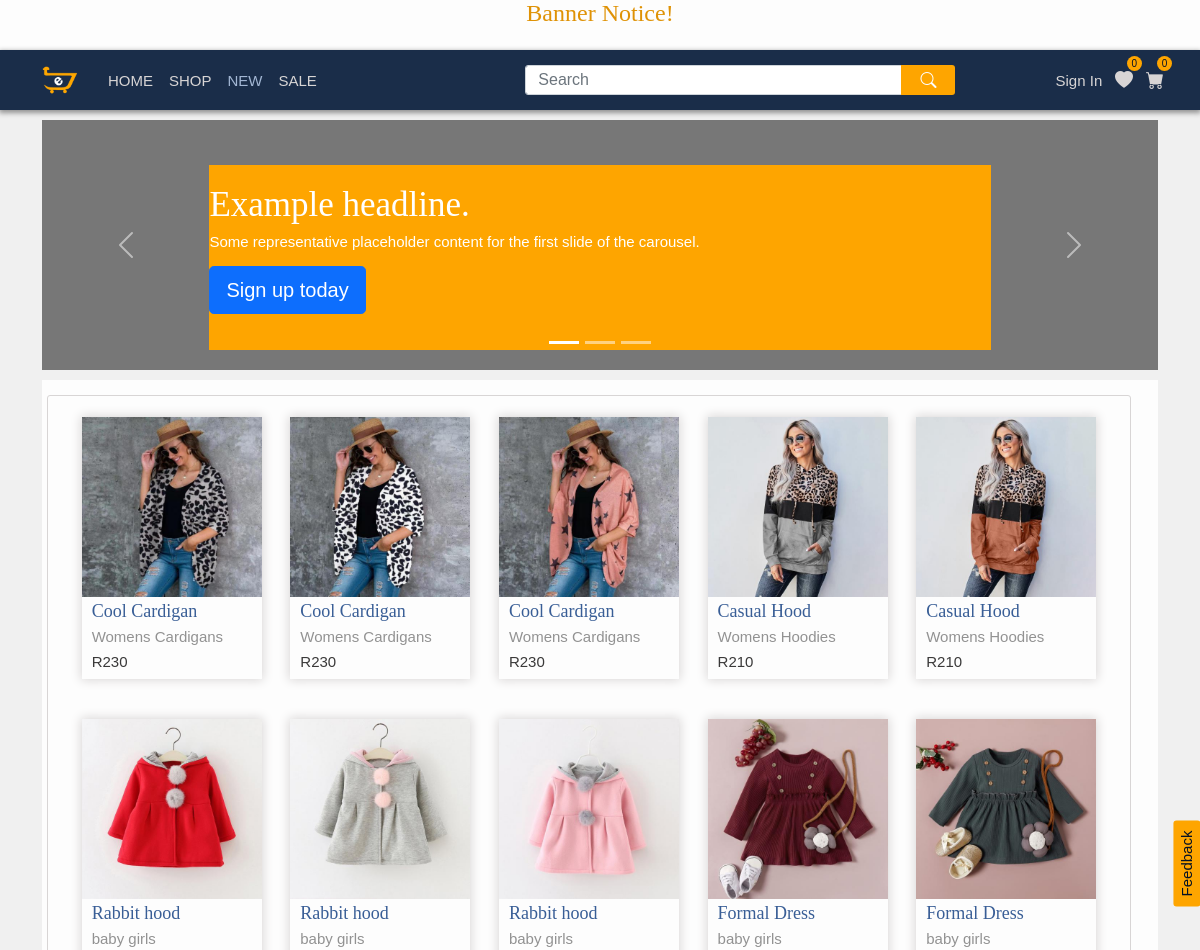
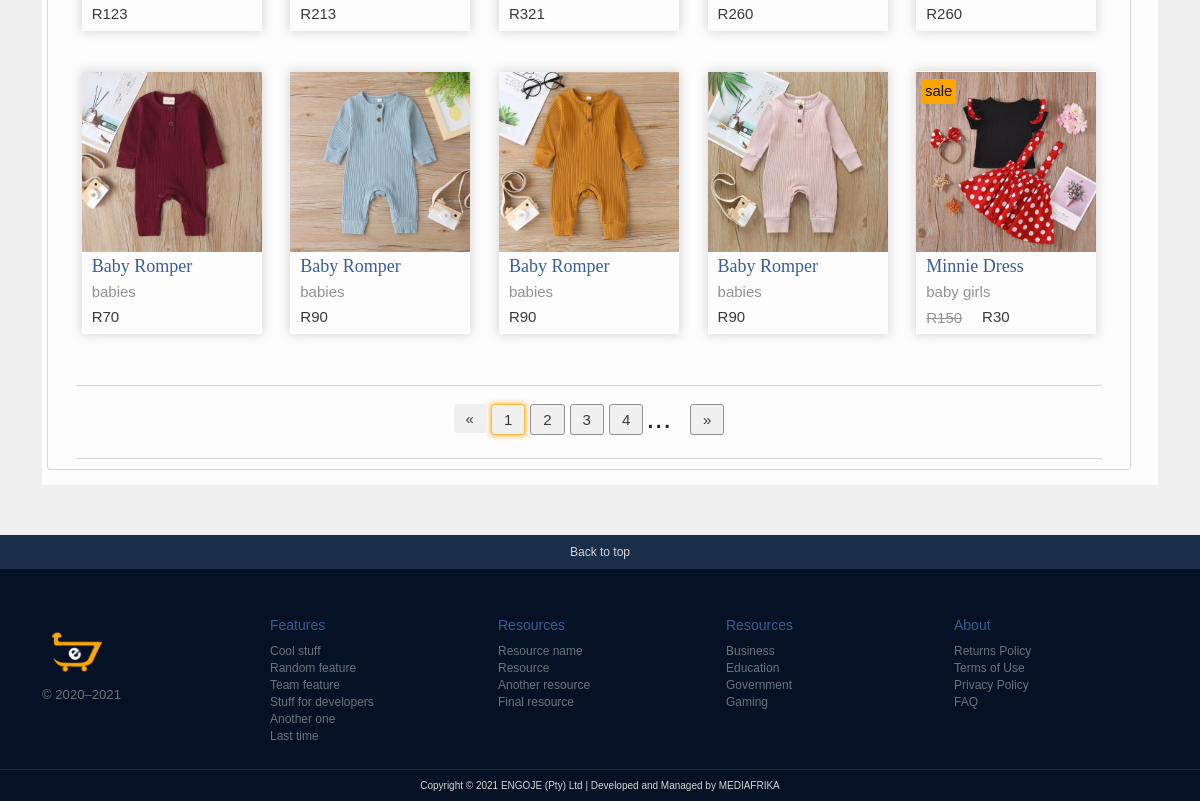
/new/index.php (signed in), run on the app's committed database (2 pictures, top to bottom).
### tables this page shows
CREATE TABLE `product_entry` (
  `product_entryId` int(11) NOT NULL,
  `productId` int(11) NOT NULL,
  `sizeId` int(11) NOT NULL,
  `colourId` int(11) NOT NULL,
  `categoryId` int(11) NOT NULL,
  `price` int(11) NOT NULL,
  `sku` varchar(36) NOT NULL,
  `amount` int(11) NOT NULL
);

CREATE TABLE `images` (
  `imageId` int(11) NOT NULL,
  `imageName` varchar(85) NOT NULL,
  `imagePath` varchar(225) NOT NULL DEFAULT 'no-image.png',
  `imagePath_tn` varchar(225) NOT NULL DEFAULT 'no-image-tn.png',
  `imagePrimary` int(1) NOT NULL,
  `product_entryId` int(11) NOT NULL
);

CREATE TABLE `products` (
  `productId` int(100) NOT NULL,
  `productName` varchar(13) NOT NULL,
  `productShortDescr` varchar(60) NOT NULL,
  `productDescription` varchar(256) NOT NULL,
  `productCreationDate` timestamp NOT NULL DEFAULT current_timestamp() ON UPDATE current_timestamp(),
  `productTags` varchar(256) DEFAULT NULL
);

CREATE TABLE `categories` (
  `categoryId` int(100) NOT NULL,
  `categoryName` varchar(22) NOT NULL
);

CREATE TABLE `sale` (
  `saleId` int(11) NOT NULL,
  `salePrice` int(11) DEFAULT NULL,
  `salePeriod` int(11) NOT NULL DEFAULT 30,
  `saleStart` timestamp NOT NULL DEFAULT current_timestamp(),
  `product_entryId` int(11) NOT NULL,
  `saleMarkDown` int(2) DEFAULT NULL
);

### new/index.php (called while the page is built, shortened)
<?php
require_once '../library/functions.php';
require_once '../model/shop-model.php';
$saleItems = getSaleItems();
$lim = 4;
$offset = 0;
$products = getNewShopProducts($lim, $offset);
$productsQty = count($products);
$productsDisplay = buildproductsDisplay($products, $offset, $lim, $productsQty, $saleItems);
include '../view/new.php';

### model/shop-model.php (called while the page is built, shortened)
<?php
function getNewShopProducts(){
    $db = engojeConnect();
    $sql = 'SELECT* FROM product_entry
                    JOIN images ON product_entry.product_entryId = images.product_entryId
                    JOIN products ON product_entry.productId = products.productId
                    JOIN categories ON product_entry.categoryId = categories.categoryId
                    JOIN colour ON product_entry.colourId = colour.colourId
                    JOIN size ON product_entry.sizeId = size.sizeId
                    WHERE images.imagePrimary = 1 ORDER BY products.productCreationDate DESC';
    $stmt = $db->prepare($sql);
    $stmt->execute();
    $productData = $stmt->fetchAll(PDO::FETCH_ASSOC);
    return $productData;
}
function getSaleItems(){
    $db = engojeConnect();
    $sql = 'SELECT product_entryId, saleId, salePrice, salePeriod, saleStart FROM sale';
    $stmt = $db->prepare($sql);
    $stmt->execute();
    $saleItems = $stmt->fetchAll(PDO::FETCH_ASSOC);
    return $saleItems;
}

### library/functions.php (the view, shortened to what this page needs)
<?php
function buildproductDisplay($product, $saleItems){
    $path = $product['imagePath'];
    if(!empty($saleItems)){
        foreach($saleItems as $saleItem){
            $today = new DateTime();
            $today->format('U');
            $saleStart = new DateTime($saleItem['saleStart']);
            $saleStart->format('Y-m-d H:i:s');
            $interval = [date_diff($today, $saleStart)];
            $days = ($interval[0]->h)/24;
            if($product['product_entryId'] == $saleItem['product_entryId'] && $days < $interval){
                $dv  = "<div  class='product'><a href='/engoje/shop?action=product&productId=$product[productId]&product_entryId=$product[product_entryId]&colour=$product[colour]' ><div id='sale$product[product_entryId]' class='sale-circle'>sale</div><img class='sale' src='$path' alt='".$product['productName']."' /></a>";
                $dv .= "<a href='/engoje/shop?action=product&productId=$product[productId]&product_entryId=$product[product_entryId]&colour=$product[colour]' class='productName-link'><h4 class='productName'>$product[productName]</h4></a>";
                $dv .= "<p  class='productCategory'>$product[categoryName]</p>";
                $dv .= "<div class='sale-prices-container'><h4 class='productPrice strike-through' >R$product[price]</h4><h4 class='productPrice' >R$saleItem[salePrice]</h4></div></div>";
            }else{
                $dv  = "<div  class='product'><a href='/engoje/shop?action=product&productId=$product[productId]&product_entryId=$product[product_entryId]&colour=$product[colour]' ><div id='sale$product[product_entryId]' class='hidden sale-circle'>sale</div>
                <picture>
                    <source src='/engoje/images/placeholder.png' />
                    <img src='$path' alt='".$product['productName']."' loading='lazy' />
                </picture>
                </a>";
                $dv .= "<a href='/engoje/shop?action=product&productId=$product[productId]&product_entryId=$product[product_entryId]&colour=$product[colour]' class='productName-link'><h4 class='productName'>$product[productName]</h4></a>";
                $dv .= "<p  class='productCategory'>$product[categoryName]</p>";
                $dv .= "<div class='sale-prices-container'><h4 class='productPrice' >R$product[price]</h4><h4 class='hidden productPrice' >R$product[price]</h4></div></div>";
            }
        }
        return $dv;
    }
}
function buildproductsDisplay($products, $offset, $lim, $productsQty, $saleItems){
    $pageNum = ($offset+$lim)/$lim;
    $possiblePages = ceil($productsQty/$lim);
    $dv  ="";
    $dv .="<div class='shop-products'>";
    if(isset($products)){
        foreach($products as $product){
            $dv .= buildproductDisplay($product, $saleItems);
        }
    }
    $noborderPaginationP = '';
    $prevLink = "/engoje/shop/?action=prev&offset=$offset";
    $noborderPaginationN = '';
    $nextLink = "/engoje/shop/?action=next&offset=$offset";
    if($pageNum == $possiblePages){
        $noborderPaginationN = 'disabled';
        $nextLink = "#";
    }else if($pageNum == 1){
        $noborderPaginationP = 'disabled';
        $prevLink = "#";
    }
    $dv .="</div>";
    $dv .= "<nav class='pagination' aria-label='Page navigation example'>
                <ul class='pagination'>
                    <li class='page-item  $noborderPaginationP'>
                        <a class='page-link pagination prev $noborderPaginationP' href='$prevLink' aria-label='Previous'>
                        <span aria-hidden='true'>&laquo;</span>
                        </a>
                    </li>";
    for($i = $pageNum; $i < $pageNum+4; $i++){
        $focus = '';
        $numOffset = (($i+1)*$lim)-$lim;
        if($pageNum == $i){
            $focus = 'active';
        }
        if($i <= $possiblePages){
            $dv .= "<li class='page-item'><a class='page-link pagination pagination-number $focus' href='/engoje/shop/?action=prev&offset=$numOffset'> $i </a></li>";
        }
    }
    if($possiblePages > $pageNum){
        $dv .= "<h2>... &nbsp</h2>";
    }
    $dv .= "<li class='page-item $noborderPaginationN'>
                <a class='page-link pagination next $noborderPaginationN' href='$nextLink' aria-label='Next'>
                <span aria-hidden='true'>&raquo;</span>
                </a>
            </li>
        </ul>
    </nav>";
return $dv;
}

### data on the page
product_entry: images.imagePath (picture), productId.productName "Cool Cardigan", categoryId.categoryName "Womens Cardigans", price "230"
product_entry: images.imagePath (picture), productId.productName "Cool Cardigan", categoryId.categoryName "Womens Cardigans", price "230"
product_entry: images.imagePath (picture), productId.productName "Cool Cardigan", categoryId.categoryName "Womens Cardigans", price "230"
product_entry: images.imagePath (picture), productId.productName "Casual Hood", categoryId.categoryName "Womens Hoodies", price "210"
product_entry: images.imagePath (picture), productId.productName "Casual Hood", categoryId.categoryName "Womens Hoodies", price "210"
product_entry: images.imagePath (picture), productId.productName "Rabbit hood", categoryId.categoryName "baby girls", price "123"
product_entry: images.imagePath (picture), productId.productName "Rabbit hood", categoryId.categoryName "baby girls", price "213"
product_entry: images.imagePath (picture), productId.productName "Rabbit hood", categoryId.categoryName "baby girls", price "321"
product_entry: images.imagePath (picture), productId.productName "Formal Dress", categoryId.categoryName "baby girls", price "260"
product_entry: images.imagePath (picture), productId.productName "Formal Dress", categoryId.categoryName "baby girls", price "260"
product_entry: images.imagePath (picture), productId.productName "Baby Romper", categoryId.categoryName "babies", price "70"
product_entry: images.imagePath (picture), productId.productName "Baby Romper", categoryId.categoryName "babies", price "90"
product_entry: images.imagePath (picture), productId.productName "Baby Romper", categoryId.categoryName "babies", price "90"
product_entry: images.imagePath (picture), productId.productName "Baby Romper", categoryId.categoryName "babies", price "90"
product_entry: images.imagePath (picture), productId.productName "Minnie Dress", categoryId.categoryName "baby girls", price "150"
sale: salePrice "30"
